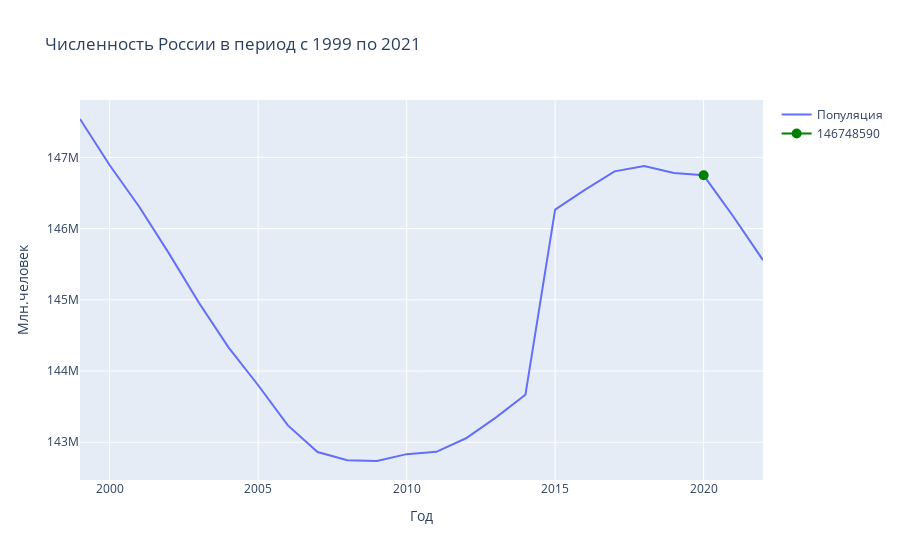

The notebook cell saved with this chart:
### Markdown cell above
##### 1.2.1 Численность населения

### Code cell
# Численность населения по годам, расчитывается на 1 января каждого года
data_population = pd.read_excel('./social_russia_data/population.xlsx')
data_population = data_population.iloc[2:,:].drop(['Unnamed: 1'],axis=1)
col = ['Регион']
col +=[x for x in range(1999,2023,1)]

data_population.columns = col
data_population['Регион'] = data_population['Регион'].shift(1) 
mask = data_population[data_population['Регион']=='Российская Федерация'].T.reset_index()
mask = mask.iloc[1:,:].rename(columns={'index':'Год',3:'Численность в млн.'})


data_fig = [go.Scatter(x=mask['Год'],
                 y=mask['Численность в млн.'],
                 name='Популяция'),
                 go.Scatter(x=mask[mask['Год']==2020]['Год'],y=mask[mask['Год']==2020]['Численность в млн.'],
                         name=mask[mask['Год']==2020]['Численность в млн.'].iloc[0],
                         marker=dict(color='Green',
                         size=10))] 

data_layout = go.Layout(title='Численность России в период с 1999 по 2021',
                        legend=dict(x=5),
                        xaxis=dict(title='Год'),
                        yaxis=dict(title='Млн.человек'))

fig = go.Figure(data=data_fig,
                layout=data_layout)

fig.show()

### Figure 1 — Plotly figure (JSON) as saved in the notebook; plotly's stock layout.template omitted (floating-point values rounded to 4 significant figures)
{"data": [{"name": "Популяция", "type": "scatter", "x": [1999, 2000, 2001, 2002, 2003, 2004, 2005, 2006, 2007, 2008, 2009, 2010, 2011, 2012, 2013, 2014, 2015, 2016, 2017, 2018, 2019, 2020, 2021, 2022], "y": [147539426, 146890128, 146303611, 145649334, 144963650, 144333586, 143801046, 143236582, 142862692, 142747535, 142737196, 142833502, 142865433, 143056383, 143347059, 143666931, 146267288, 146544710, 146804372, 146880432, 146780720, 146748590, 146171015, 145557576]}, {"marker": {"color": "Green", "size": 10}, "name": "146748590", "type": "scatter", "x": [2020], "y": [146748590]}], "layout": {"legend": {"x": 5}, "title": {"text": "Численность России в период с 1999 по 2021"}, "xaxis": {"title": {"text": "Год"}}, "yaxis": {"title": {"text": "Млн.человек"}}}}
